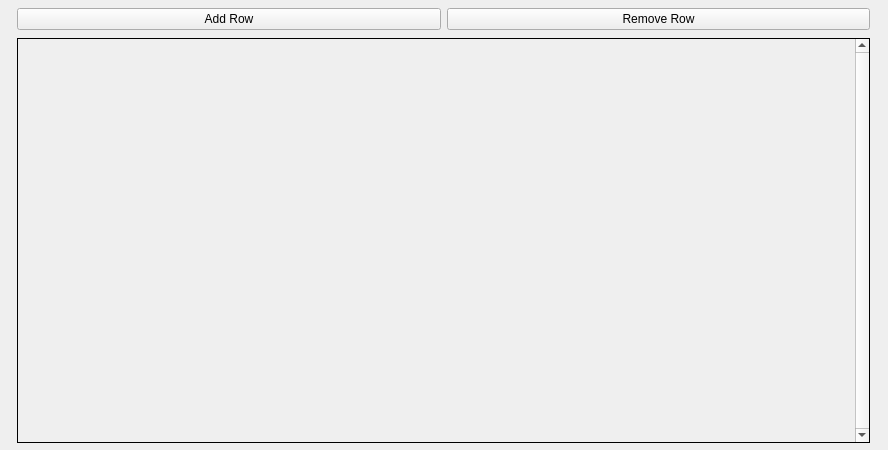
<?xml version="1.0" encoding="UTF-8"?>
<ui version="4.0">
 <class>MainWindow</class>
 <widget class="QMainWindow" name="MainWindow">
  <property name="geometry">
   <rect>
    <x>0</x>
    <y>0</y>
    <width>888</width>
    <height>450</height>
   </rect>
  </property>
  <property name="windowTitle">
   <string>Main Window</string>
  </property>
  <property name="styleSheet">
   <string notr="true">#scrollArea {
	border: 1px solid black;
}</string>
  </property>
  <widget class="QWidget" name="centralWidget">
   <layout class="QHBoxLayout" name="horizontalLayout_2">
    <property name="spacing">
     <number>0</number>
    </property>
    <property name="leftMargin">
     <number>0</number>
    </property>
    <property name="topMargin">
     <number>0</number>
    </property>
    <property name="rightMargin">
     <number>0</number>
    </property>
    <property name="bottomMargin">
     <number>0</number>
    </property>
    <item>
     <spacer name="spaceLeft">
      <property name="orientation">
       <enum>Qt::Horizontal</enum>
      </property>
      <property name="sizeType">
       <enum>QSizePolicy::Expanding</enum>
      </property>
      <property name="sizeHint" stdset="0">
       <size>
        <width>40</width>
        <height>20</height>
       </size>
      </property>
     </spacer>
    </item>
    <item>
     <widget class="QWidget" name="centerWidget" native="true">
      <property name="sizePolicy">
       <sizepolicy hsizetype="Fixed" vsizetype="Preferred">
        <horstretch>0</horstretch>
        <verstretch>0</verstretch>
       </sizepolicy>
      </property>
      <property name="minimumSize">
       <size>
        <width>867</width>
        <height>0</height>
       </size>
      </property>
      <layout class="QVBoxLayout" name="verticalLayout">
       <property name="leftMargin">
        <number>7</number>
       </property>
       <property name="topMargin">
        <number>7</number>
       </property>
       <property name="rightMargin">
        <number>7</number>
       </property>
       <property name="bottomMargin">
        <number>7</number>
       </property>
       <item>
        <widget class="QWidget" name="Actions" native="true">
         <property name="sizePolicy">
          <sizepolicy hsizetype="Preferred" vsizetype="Preferred">
           <horstretch>0</horstretch>
           <verstretch>0</verstretch>
          </sizepolicy>
         </property>
         <property name="minimumSize">
          <size>
           <width>0</width>
           <height>25</height>
          </size>
         </property>
         <layout class="QHBoxLayout" name="horizontalLayout">
          <property name="leftMargin">
           <number>0</number>
          </property>
          <property name="topMargin">
           <number>0</number>
          </property>
          <property name="rightMargin">
           <number>0</number>
          </property>
          <property name="bottomMargin">
           <number>0</number>
          </property>
          <item>
           <widget class="QPushButton" name="addWidget">
            <property name="text">
             <string>Add Row</string>
            </property>
           </widget>
          </item>
          <item>
           <widget class="QPushButton" name="removeWidget">
            <property name="text">
             <string>Remove Row</string>
            </property>
           </widget>
          </item>
         </layout>
        </widget>
       </item>
       <item>
        <widget class="QScrollArea" name="scrollArea">
         <property name="verticalScrollBarPolicy">
          <enum>Qt::ScrollBarAlwaysOn</enum>
         </property>
         <property name="widgetResizable">
          <bool>true</bool>
         </property>
         <widget class="QWidget" name="scrollContents">
          <property name="geometry">
           <rect>
            <x>0</x>
            <y>0</y>
            <width>830</width>
            <height>399</height>
           </rect>
          </property>
          <layout class="QVBoxLayout" name="verticalLayout_2">
           <property name="spacing">
            <number>0</number>
           </property>
           <property name="leftMargin">
            <number>0</number>
           </property>
           <property name="topMargin">
            <number>0</number>
           </property>
           <property name="rightMargin">
            <number>0</number>
           </property>
           <property name="bottomMargin">
            <number>0</number>
           </property>
          </layout>
         </widget>
        </widget>
       </item>
      </layout>
     </widget>
    </item>
    <item>
     <spacer name="spaceRight">
      <property name="orientation">
       <enum>Qt::Horizontal</enum>
      </property>
      <property name="sizeHint" stdset="0">
       <size>
        <width>40</width>
        <height>20</height>
       </size>
      </property>
     </spacer>
    </item>
   </layout>
  </widget>
 </widget>
 <layoutdefault spacing="6" margin="11"/>
 <resources/>
 <connections/>
</ui>
